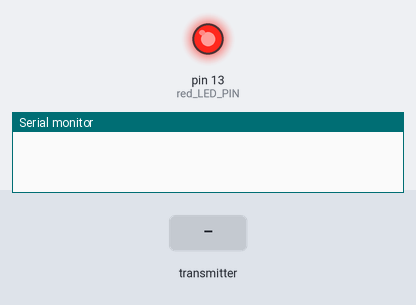
A sketch run on a simulated Arduino Uno, built with avr-gcc and run on an emulated ATmega328P. On the bench: output pins drawn as LEDs (lit = HIGH), the last lines printed to the serial monitor. Inputs (shaded band) come from the test bench. No radio packets arrive unless stated.

Above: at 0.1 s.
At 3.2 s:
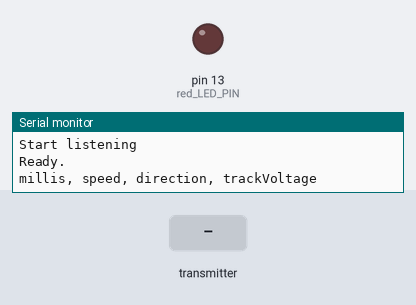
3.3 s: the transmitter starts sending millis = 0
Timing chart, 0 to 6.3 s (numbered marks = the images above; inputs shaded):
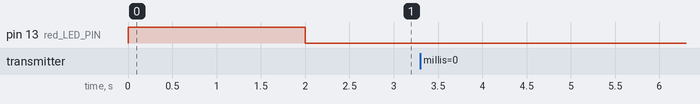

The sketch:

TelemetryReceiver.ino
```cpp
/*
 Receiver for Telemetry data sent by the DaVinciDriver via radio
 Prints the received data on the serial port.
 Every time a message is received, the LED on the Teensy flashes.

 https://github.com/eedala/DaVinciDriver

 Tools -> Board: Teensy 3.1
 Tools -> USB Type: Serial
 Tools -> CPU Speed: 72 MHz

 */

#include <RF24.h>
#include <SPI.h>

// The digital pins that connect to the LEDs
#define red_LED_PIN 13

// The SPI pins for CF and Radio
#define CE_Radio_PIN   8
#define CSN_Radio_PIN 10
#define SCK_PIN 14   // SPI bus uses pin 14 instead of pin 13 (used for LED)

//-------------------------------------------------------------------------
// Structure of our message
struct message_t
{
  uint32_t millis;
  int speed;
  int direction;
  int voltage;
};

//-------------------------------------------------------------------------
RF24 radio(CE_Radio_PIN, CSN_Radio_PIN);

// Radio pipe addresses for the 2 nodes to communicate.
const uint64_t pipes[2] = {0xF0F0F0F0E1LL, 0xF0F0F0F0D2LL};


//-------------------------------------------------------------------------
void setup()
{
  pinMode(red_LED_PIN, OUTPUT);
  digitalWrite(red_LED_PIN, HIGH);  // indicate Power On

  Serial.begin(115200);
  delay(2000);   // Serial over USB needs some time to start
  digitalWrite(red_LED_PIN, LOW);

  Serial.println(F("Telemetry Receiver R1.0"));

  // Setup and configure rf radio
  SPI.setSCK(SCK_PIN); // we use an alternate pin for SCK
  radio.begin();

  // optionally, increase the delay between retries & # of retries
  radio.setRetries(15, 15);

  Serial.println(F("Setting up channel"));
  // optionally, reduce the payload size.  seems to
  // improve reliability
  radio.setPayloadSize(sizeof(message_t));
  radio.setChannel(0x4c);
  radio.setPALevel(RF24_PA_MAX);

  // Open pipes to other node for communication
  // Open 'our' pipe for writing
  // Open the 'other' pipe for reading, in position #1 (we can have up to 5 pipes open for reading)
  Serial.println(F("Setting up pipes"));
  radio.openWritingPipe(pipes[1]);
  radio.openReadingPipe(1, pipes[0]);

  // Start listening
  Serial.println(F("Start listening"));
  radio.startListening();

  // Dump the configuration of the rf unit for debugging
  //radio.printDetails();
  Serial.println(F("Ready."));
  Serial.println(F("millis, speed, direction, trackVoltage"));
}


//---------------------------------------------------------------------------
void loop()
{
  // Check if there is data ready
  if (radio.available())
  {
    digitalWrite(red_LED_PIN, HIGH);  // indicate reception of a message

    // Dump the payloads until we've gotten everything
    message_t data;
    bool done = false;

    while (!done)
    {
      // Fetch the payload, and see if this was the last one.
      done = radio.read(&data, sizeof(message_t));

      // Print it
      //Serial.println(F("Got payload:"));
      Serial.print(data.millis);
      Serial.print(F(", "));
      Serial.print(data.speed);
      Serial.print(F(", "));
      Serial.print(data.direction);
      Serial.print(F(", "));
      Serial.println(data.voltage);
    }
//Commented out, this can be used later when the telemetry station (PC)
//wants to send commands to the car
//    // Delay just a little bit to let the other unit
//    // make the transition to receiver
//    delay(20);
//
//    // First, stop listening so we can talk
//    radio.stopListening();
//
//    // Send the final one back.
//    radio.write( &got_time, sizeof(unsigned long) );
//
//    // Now, resume listening so we catch the next packets.
//    radio.startListening();

    digitalWrite(red_LED_PIN, LOW);
  }
}
```
